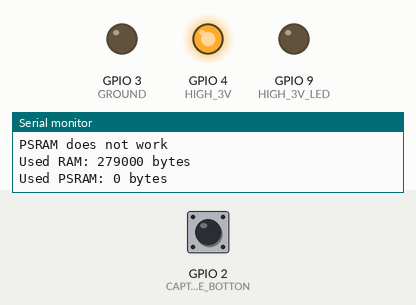
Recording of a sketch running on a simulated Seeed XIAO ESP32-S3. Shown: output pins drawn as LEDs (lit = HIGH), the last lines printed to the serial monitor. Dashed ring = blinking. The test bench sets the inputs (shaded band); at power-on: GPIO 2 (CAPTURE_BOTTON) HIGH. Storage starts empty; the camera gives no picture.

Above: at 1.5 s.
1.6 s: GPIO 2 (CAPTURE_BOTTON) pulled LOW for 3.2 s
At 3.0 s:
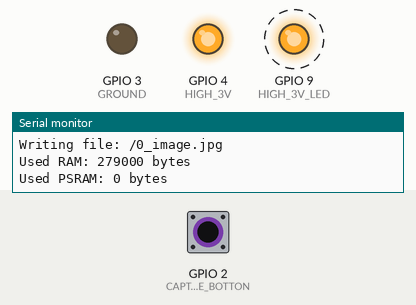
Timing chart, 0 to 7.2 s (numbered marks = the images above; inputs shaded):
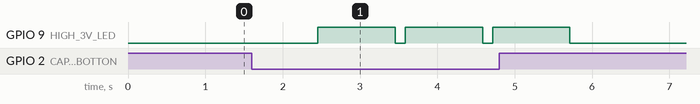

The sketch:

zrx543_button_capture_esp32_image_to_SD_card.ino
```cpp
#include <WiFi.h>
#include <WebServer.h>
#include "esp_camera.h"
#include "esp_timer.h"
#include "img_converters.h"
#include "soc/soc.h"           // Disable brownour problems
#include "soc/rtc_cntl_reg.h"  // Disable brownour problems
#include "driver/rtc_io.h"
#include <SPIFFS.h>
#include <FS.h>   // SD Card ESP32
#include "SD.h"   // SD Card ESP32
#include "SPI.h"
#include "Esp.h"

#include "Arduino.h"

camera_fb_t * fb           = NULL;
size_t imageCount          = 0;


#define CAMERA_MODEL_XIAO_ESP32S3 // Has PSRAM
#if defined(CAMERA_MODEL_XIAO_ESP32S3)
#define PWDN_GPIO_NUM     -1
#define RESET_GPIO_NUM    -1
#define XCLK_GPIO_NUM     10
#define SIOD_GPIO_NUM     40
#define SIOC_GPIO_NUM     39

#define Y9_GPIO_NUM       48
#define Y8_GPIO_NUM       11
#define Y7_GPIO_NUM       12
#define Y6_GPIO_NUM       14
#define Y5_GPIO_NUM       16
#define Y4_GPIO_NUM       18
#define Y3_GPIO_NUM       17
#define Y2_GPIO_NUM       15
#define VSYNC_GPIO_NUM    38
#define HREF_GPIO_NUM     47
#define PCLK_GPIO_NUM     13

#define LED_GPIO_NUM      21

#else
#error "Camera model not selected"
#endif


#define CAPTURE_BOTTON    D1
#define GROUND            D2
#define HIGH_3V           D3
#define HIGH_3V_LED       D10

// 宣告函數
void logMemory();
void esp32_capture();
void writeFile(fs::FS &fs, const char * path, uint8_t * data, size_t len);
void configInitCamera();

void setup() {
  // put your setup code here, to run once:
  Serial.begin(115200);
  Serial.println("setup");

  pinMode(CAPTURE_BOTTON, INPUT);       // sets the digital pin D1 as INPUT
  pinMode(GROUND, OUTPUT);      // sets the digital pin D2 as OUTPUT
  pinMode(HIGH_3V, OUTPUT);    // sets the digital pin D3 as OUTPUT
  pinMode(HIGH_3V_LED, OUTPUT);       // sets the digital pin D10 as INPUT
  digitalWrite(GROUND, LOW);
  digitalWrite(HIGH_3V, HIGH);


  Serial.printf("Free heap: %d\n", ESP.getFreeHeap());
  Serial.printf("Free PSRAM: %d\n", ESP.getFreePsram());

  // Initialize SD card
  if(!SD.begin(21)){
    Serial.println("Card Mount Failed");
    return;}
  // Determine if the type of SD card is available
  uint8_t cardType = SD.cardType();
  if(cardType == CARD_NONE){
    Serial.println("No SD card attached");
    return;}
  Serial.print("SD Card Type: ");
  if(cardType == CARD_MMC){
    Serial.println("MMC");
  } else if(cardType == CARD_SD){
    Serial.println("SDSC");
  } else if(cardType == CARD_SDHC){
    Serial.println("SDHC");
  } else {
    Serial.println("UNKNOWN");
  }
  // Calculate SD Size
  uint64_t cardSize = SD.cardSize() / (1024 * 1024);
  Serial.printf("SD Card Size: %lluMB\n", cardSize);

  //PSRAM Initialisation
  if(psramInit()){
          Serial.println("The PSRAM is correctly initialized");
  }else{
          Serial.println("PSRAM does not work");
  }

  configInitCamera();

  logMemory();


}

void loop() {

  digitalWrite(HIGH_3V_LED, LOW);
  bool whether_to_check_memory_usage = false;
  int val = digitalRead(CAPTURE_BOTTON);
  if(val != 1){
    Serial.println("Capture a photo using esp32");
    char filename[32];
    sprintf(filename, "/%d_image.jpg", imageCount);
    esp32_capture_and_save_to_SD_card(filename);
    whether_to_check_memory_usage = true;
    imageCount ++;
    digitalWrite(HIGH_3V_LED, HIGH);  // 打開LED燈
  }
  if (whether_to_check_memory_usage == true){logMemory();}

  delay(1000);

}

void logMemory() {
  Serial.println("Used RAM: " + String(ESP.getHeapSize() - ESP.getFreeHeap()) + " bytes");
  Serial.println("Used PSRAM: " + String(ESP.getPsramSize() - ESP.getFreePsram()) + " bytes");
}

void esp32_capture_and_save_to_SD_card(const char * file_dir){
  // release buffer
  fb = esp_camera_fb_get();
  esp_camera_fb_return(fb);  // dispose the buffered image
  fb = NULL; // reset to capture errors

  // capture
  fb = esp_camera_fb_get(); // 拍一張照片（將照片放進照片緩衝區）
  if (!fb) { Serial.println("Camera capture failed");}

  writeFile(SD, file_dir, fb->buf, fb->len);

  // release buffer
  esp_camera_fb_return(fb);
  fb = NULL;
}

// =======SD card write file=======
void writeFile(fs::FS &fs, const char * path, uint8_t * data, size_t len){

  Serial.printf("Writing file: %s\n", path);

  File file = fs.open(path, FILE_WRITE);
  if(!file){
      Serial.println("Failed to open file for writing");
      return;
  }
  if(file.write(data, len) != len){
      Serial.println("Write failed");
  }
  file.close();
}

void configInitCamera(){
  camera_config_t config;
  config.ledc_channel = LEDC_CHANNEL_0;
  config.ledc_timer = LEDC_TIMER_0;
  config.pin_d0 = Y2_GPIO_NUM;
  config.pin_d1 = Y3_GPIO_NUM;
  config.pin_d2 = Y4_GPIO_NUM;
  config.pin_d3 = Y5_GPIO_NUM;
  config.pin_d4 = Y6_GPIO_NUM;
  config.pin_d5 = Y7_GPIO_NUM;
  config.pin_d6 = Y8_GPIO_NUM;
  config.pin_d7 = Y9_GPIO_NUM;
  config.pin_xclk = XCLK_GPIO_NUM;
  config.pin_pclk = PCLK_GPIO_NUM;
  config.pin_vsync = VSYNC_GPIO_NUM;
  config.pin_href = HREF_GPIO_NUM;
  config.pin_sscb_sda = SIOD_GPIO_NUM;
  config.pin_sscb_scl = SIOC_GPIO_NUM;
  config.pin_pwdn = PWDN_GPIO_NUM;
  config.pin_reset = RESET_GPIO_NUM;
  config.xclk_freq_hz = 20000000;
  config.frame_size = FRAMESIZE_QVGA;  // FRAMESIZE_QQVGA = 160x120 | FRAMESIZE_QVGA = 320x240 | FRAMESIZE_VGA = 640x480
  config.pixel_format = PIXFORMAT_JPEG; // for streaming  PIXFORMAT_GRAYSCALE, PIXFORMAT_JPEG
  config.grab_mode = CAMERA_GRAB_WHEN_EMPTY;   // CAMERA_GRAB_LATEST （The only solution I have found to avoid that lag/delay with the buffered data is to add:）, CAMERA_GRAB_WHEN_EMPTY
  config.fb_location = CAMERA_FB_IN_PSRAM;
  config.jpeg_quality = 5;   // 越低相片品質愈好
  config.fb_count = 1;

  // ===Initialize the Camera===
  esp_err_t err = esp_camera_init(&config);
  if (err != ESP_OK) {
    Serial.printf("Camera init failed with error 0x%x \n", err);
    return;
  }

  sensor_t * s = esp_camera_sensor_get();
  s->set_brightness(s, 0);     // -2 to 2
  s->set_contrast(s, 0);       // -2 to 2
  s->set_saturation(s, 0);     // -2 to 2   設置飽和度
  s->set_special_effect(s, 0); // 0 to 6 (0 - No Effect, 1 - Negative, 2 - Grayscale, 3 - Red Tint, 4 - Green Tint, 5 - Blue Tint, 6 - Sepia)
  s->set_whitebal(s, 1);       // 0 = disable , 1 = enable
  s->set_awb_gain(s, 1);       // 0 = disable , 1 = enable
  s->set_wb_mode(s, 0);        // 0 to 4 - if awb_gain enabled (0 - Auto, 1 - Sunny, 2 - Cloudy, 3 - Office, 4 - Home)
  s->set_exposure_ctrl(s, 1);  // 0 = disable , 1 = enable
  s->set_aec2(s, 0);           // 0 = disable , 1 = enable
  s->set_ae_level(s, 0);       // -2 to 2
  s->set_aec_value(s, 300);    // 0 to 1200
  s->set_gain_ctrl(s, 1);      // 0 = disable , 1 = enable
  s->set_agc_gain(s, 0);       // 0 to 30
  s->set_gainceiling(s, (gainceiling_t)0);  // 0 to 6
  s->set_bpc(s, 0);            // 0 = disable , 1 = enable
  s->set_wpc(s, 1);            // 0 = disable , 1 = enable
  s->set_raw_gma(s, 1);        // 0 = disable , 1 = enable
  s->set_lenc(s, 1);           // 0 = disable , 1 = enable
  s->set_hmirror(s, 0);        // 0 = disable , 1 = enable
  s->set_vflip(s, 1);          // 0 = disable , 1 = enable
  s->set_dcw(s, 1);            // 0 = disable , 1 = enable
  s->set_colorbar(s, 0);       // 0 = disable , 1 = enable
}
```

Measured:
- after the input at 1.6 s, GPIO 9 (HIGH_3V_LED): alternates HIGH for 1.0 s and LOW for 0.13 s, 6 changes in all, then stays LOW, starting after 0.85 s
